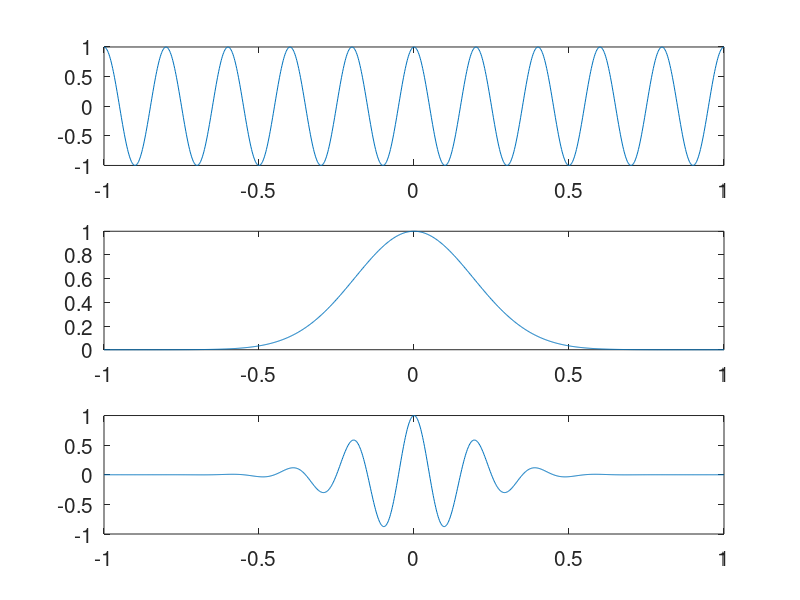
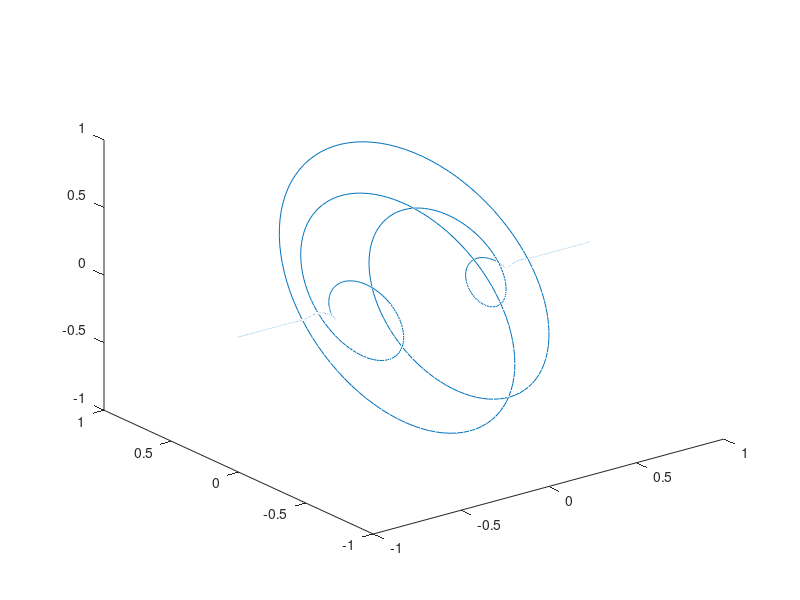

These figures' MATLAB source, in order:
% WAVELET
% parameters...
srate = 500; % sampling rate in Hz
f     = 5; % frequency of wavelet in Hz
time  = -1:1/srate:1; % time, from -1 to 1 second in steps of 1/sampling-rate
s     = 6/(2*pi*f);

% and together they make a wavelet
signal = exp(2*pi*1i*f.*time);
gaussian_win = exp(-time.^2./(2*s^2));

wavelet = signal .* gaussian_win; 

figure
subplot(3,1,1)
plot(time, real(signal))
set(gca, 'FontSize', 15)

subplot(3,1,2)
plot(time, gaussian_win)
set(gca, 'FontSize', 15)

subplot(3,1,3)
plot(time, wavelet)
set(gca, 'FontSize', 15)


print('../Figures/wavelet', '-djpeg', '-r100');


%% plot how wavelet are really (with real and imaginary part).
figure
plot3(time, real(wavelet), imag(wavelet))
rotate3d

